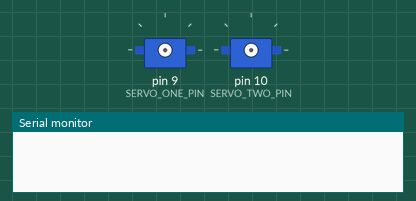
Simulated run of this sketch. Board: Arduino Uno, built with avr-gcc and run on an emulated ATmega328P. Shown: 2 × servo, the last lines printed to the serial monitor.

Above: at 0.0 s.
At 7.73 s:
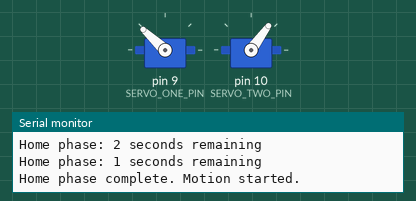
At 20.9 s:
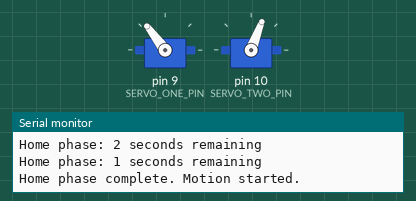
At 39.82 s:
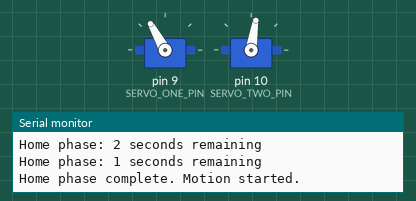
Timing chart, 0 to 40.0 s (numbered marks = the images above):
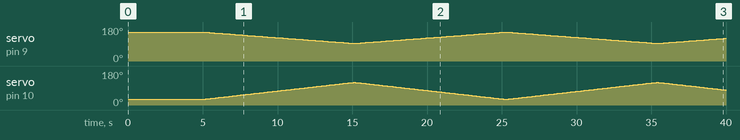

Measured:
- by itself, servo on pin 9 (SERVO_ONE_PIN): 153° → 152° at 5.1 s, → 151° 0.16 s later, → 150° 0.16 s later, → 149° 0.18 s later, … (207 changes in this stretch)

The sketch:

static-servo-test.ino
```cpp
#include <Servo.h>

// Static dual-servo motion test with a manual five-second home phase.
// No MPU6050 is used.
//
// During the first five seconds, the servo signal outputs are detached so the
// mechanisms can be moved by hand. At the end, place them at the configured
// home positions. The sketch then sweeps between fixed limits.

namespace Config {
  constexpr uint8_t SERVO_ONE_PIN = 9;
  constexpr uint8_t SERVO_TWO_PIN = 10;

  // Physical home positions to set during the five-second phase.
  constexpr int SERVO_ONE_HOME = 153;
  constexpr int SERVO_TWO_HOME = 30;

  // Servo 1 travels exactly 60 degrees: 153 -> 93.
  constexpr int SERVO_ONE_END = 93;

  // Servo 2 travels exactly 90 degrees: 30 -> 120.
  constexpr int SERVO_TWO_END = 120;

  constexpr unsigned long PASSIVE_TIME_MS = 5000;
  constexpr unsigned long SWEEP_TIME_MS = 10000;
  constexpr unsigned long UPDATE_INTERVAL_MS = 20;
}

Servo servoOne;
Servo servoTwo;

unsigned long startupTime = 0;
bool motionStarted = false;
bool movingForward = true;
float progress = 0.0f;
int lastCountdownSecond = -1;

void writeInterpolatedPosition(float newProgress) {
  const int servoOneAngle = round(
    Config::SERVO_ONE_HOME +
    newProgress * (Config::SERVO_ONE_END - Config::SERVO_ONE_HOME)
  );

  const int servoTwoAngle = round(
    Config::SERVO_TWO_HOME +
    newProgress * (Config::SERVO_TWO_END - Config::SERVO_TWO_HOME)
  );

  servoOne.write(constrain(servoOneAngle, 0, 180));
  servoTwo.write(constrain(servoTwoAngle, 0, 180));
}

void startMotion() {
  servoOne.attach(Config::SERVO_ONE_PIN);
  servoTwo.attach(Config::SERVO_TWO_PIN);

  // The user should have manually placed both mechanisms at these positions.
  writeInterpolatedPosition(0.0f);

  progress = 0.0f;
  movingForward = true;
  motionStarted = true;

  Serial.println(F("Home phase complete. Motion started."));
}

void setup() {
  Serial.begin(9600);

  // Keep the outputs detached during the manual positioning phase.
  servoOne.detach();
  servoTwo.detach();

  startupTime = millis();
  Serial.println(F("5-second passive home phase started."));
  Serial.println(F("Move both mechanisms to their home positions now."));
}

void loop() {
  if (!motionStarted) {
    const unsigned long elapsed = millis() - startupTime;

    if (elapsed < Config::PASSIVE_TIME_MS) {
      const int remainingSecond = static_cast<int>(
        (Config::PASSIVE_TIME_MS - elapsed + 999) / 1000
      );

      if (remainingSecond != lastCountdownSecond) {
        Serial.print(F("Home phase: "));
        Serial.print(remainingSecond);
        Serial.println(F(" seconds remaining"));
        lastCountdownSecond = remainingSecond;
      }

      delay(Config::UPDATE_INTERVAL_MS);
      return;
    }

    startMotion();
    return;
  }

  writeInterpolatedPosition(progress);

  const float progressStep =
    static_cast<float>(Config::UPDATE_INTERVAL_MS) /
    static_cast<float>(Config::SWEEP_TIME_MS);

  progress += movingForward ? progressStep : -progressStep;

  if (progress >= 1.0f) {
    progress = 1.0f;
    movingForward = false;
  } else if (progress <= 0.0f) {
    progress = 0.0f;
    movingForward = true;
  }

  delay(Config::UPDATE_INTERVAL_MS);
}
```
